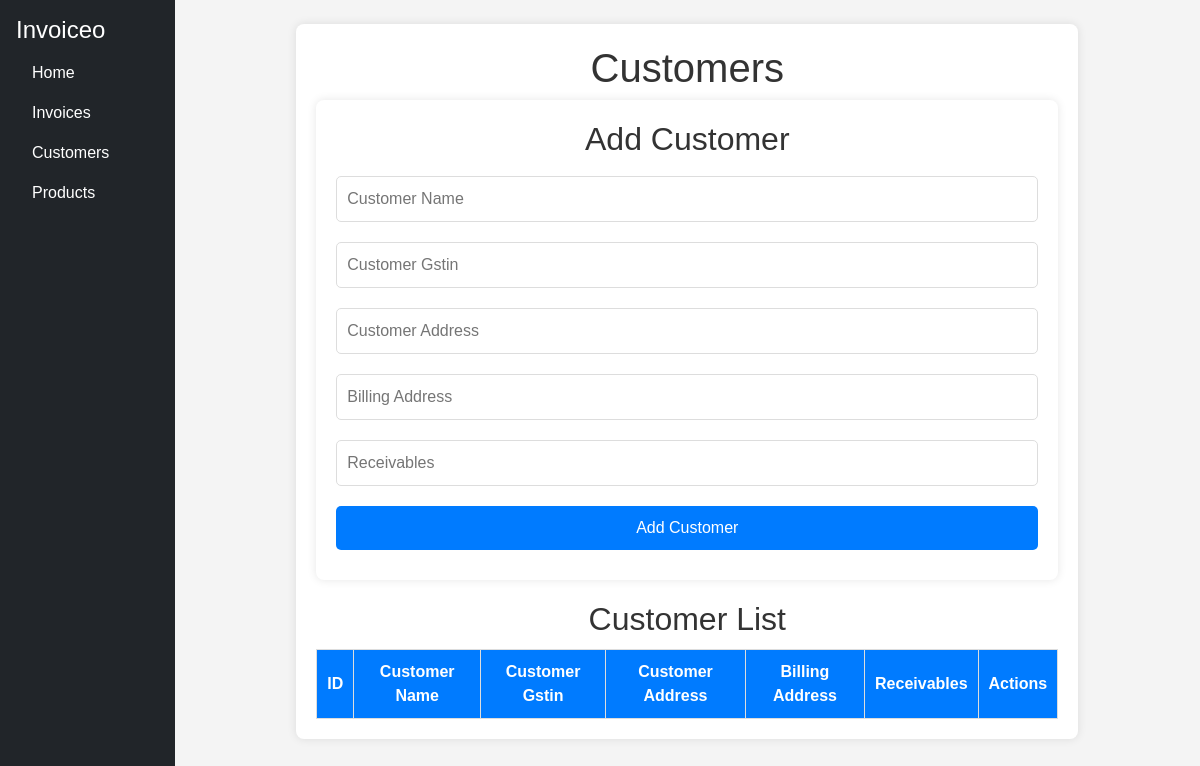
The page /customers on the database as committed earlier.
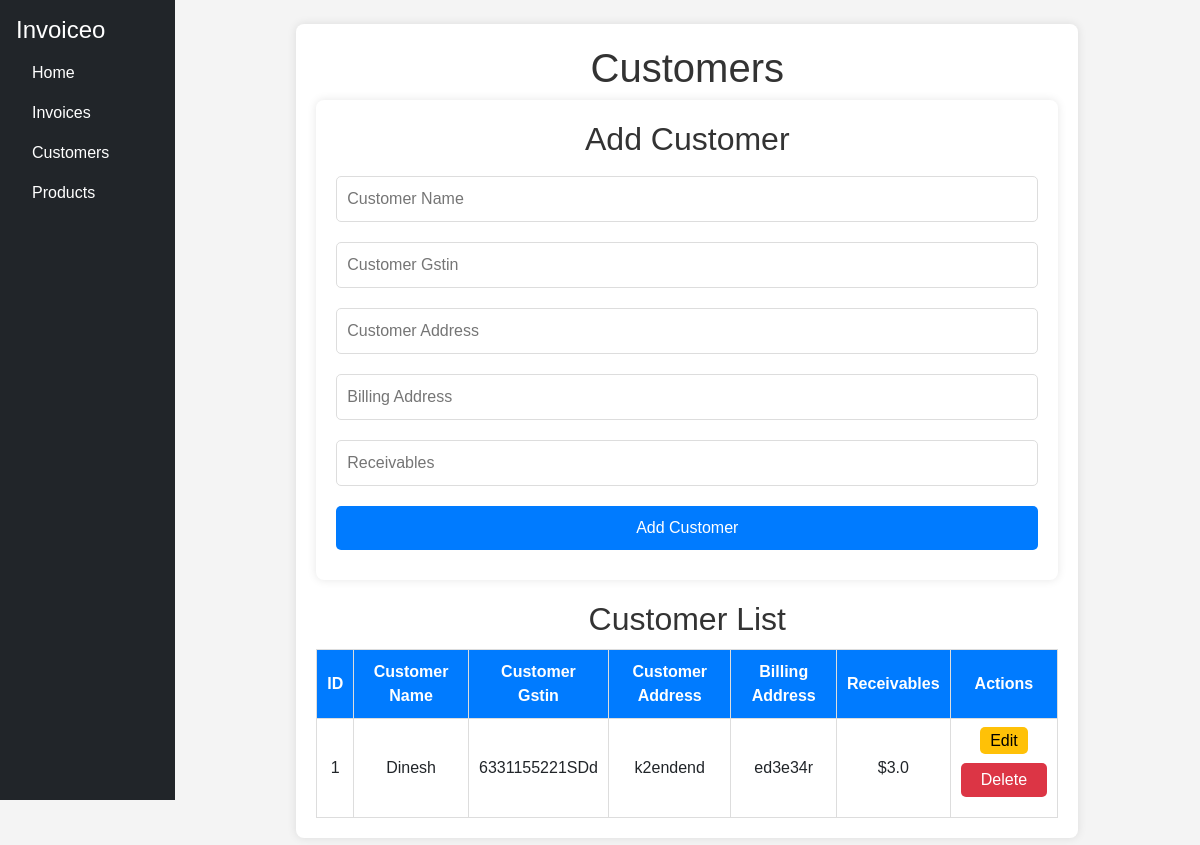
The same page on the database as committed later.
### app.py (models this page shows)
class Customer(db.Model):
    id = db.Column(db.Integer, primary_key=True)
    customer_name = db.Column(db.String(100), nullable=False)
    customer_gstin= db.Column(db.String(15),nullable=False)
    customer_address = db.Column(db.String(300), nullable=False)
    billing_address = db.Column(db.String(300), nullable=False)
    receivables = db.Column(db.Float, nullable=False, default=0.0)

### app.py (the view)
@app.route('/customers', methods=['GET'])
def customers():
    all_customers = Customer.query.all()
    return render_template('customers.html', customers=all_customers)

### templates/customers.html
{% extends 'base.html' %}
{% block content %}
<link rel="stylesheet" href="{{ url_for('static', filename='customers.css') }}">
<div class="container">
    <h1>Customers</h1>
    <div class="form-container">
        <h2>Add Customer</h2>
        <form action="/add_customer" method="POST">
            <input type="text" name="customer_name" placeholder="Customer Name" required>
            <input type="text" name="customer_gstin" placeholder="Customer Gstin" required>
            <input type="text" name="customer_address" placeholder="Customer Address" required>
            <input type="text" name="billing_address" placeholder="Billing Address" required>
            <input type="number" name="receivables" placeholder="Receivables" required>
            <button type="submit">Add Customer</button>
        </form>
    </div>
    <div class="table-container">
        <h2>Customer List</h2>
        <table>
            <tr>
                <th>ID</th>
                <th>Customer Name</th>
                <th>Customer Gstin</th>
                <th>Customer Address</th>
                <th>Billing Address</th>
                <th>Receivables</th>
                <th>Actions</th>
            </tr>
            {% for customer in customers %}
            <tr>
                <td>{{ customer.id }}</td>
                <td>{{ customer.customer_name }}</td>
                <td>{{ customer.customer_gstin }}</td>
                <td>{{ customer.customer_address }}</td>
                <td>{{ customer.billing_address }}</td>
                <td>${{ customer.receivables }}</td>
                <td>
                    <a class="edit-btn" href="{{ url_for('edit_customer', id=customer.id) }}">Edit</a>
                    <form action="{{ url_for('delete_customer', id=customer.id) }}" method="POST" class="delete-form">
                        <button type="submit" onclick="return confirm('Are you sure?')">Delete</button>
                    </form>
                </td>
            </tr>
            {% endfor %}
        </table>
    </div>
</div>
{% endblock %}

### templates/base.html (shortened to what this page needs)
<!DOCTYPE html>
<html lang="en">
<head>
    <link rel="stylesheet" href="https://cdn.jsdelivr.net/npm/bootstrap@5.3.0/dist/css/bootstrap.min.css">
</head>
<body>
    <div class="d-flex">
        <div class="bg-dark text-white p-3" style="width: 200px; height: 100vh;">
            <h4>Invoiceo</h4>
            <ul class="nav flex-column">
                <li class="nav-item"><a href="/" class="nav-link text-white">Home</a></li>
                <li class="nav-item"><a href="/invoices" class="nav-link text-white">Invoices</a></li>
                <li class="nav-item"><a href="/customers" class="nav-link text-white">Customers</a></li>
                <li class="nav-item"><a href="/products" class="nav-link text-white">Products</a></li>
            </ul>
        </div>
        <div class="p-4" style="width: 100%;">
            {% block content %}{% endblock %}
        </div>
    </div>
</body>
</html>

### static/customers.css (style rules this page uses)
body { font-family: Arial, sans-serif; background-color: #f4f4f4; margin: 0; padding: 0; }
.container { width: 80%; margin: auto; background: white; padding: 20px; border-radius: 8px; box-shadow: 0px 0px 10px rgba(0, 0, 0, 0.1); }
h1, h2 { text-align: center; color: #333; }
.form-container { background: #fff; padding: 20px; border-radius: 8px; box-shadow: 0px 0px 10px rgba(0, 0, 0, 0.1); margin-bottom: 20px; }
form input, form button { width: 100%; padding: 10px; margin: 10px 0; border: 1px solid #ddd; border-radius: 5px; }
form button { background-color: #007BFF; color: white; cursor: pointer; border: none; }
.table-container { overflow-x: auto; }
table { width: 100%; border-collapse: collapse; margin-top: 10px; }
th, td { border: 1px solid #ddd; padding: 10px; text-align: center; }
th { background-color: #007BFF; color: white; }
.edit-btn { background-color: #ffc107; color: black; padding: 5px 10px; border-radius: 5px; text-decoration: none; }
.delete-form { display: inline; }
.delete-form button { background-color: #dc3545; color: white; padding: 5px 10px; border-radius: 5px; cursor: pointer; border: none; }

Rows that differ between the two databases and show on the page:
added Customer: id "1", customer_name "Dinesh", customer_gstin "6331155221SDd", customer_address "k2endend", billing_address "ed3e34r", receivables "3.0"
